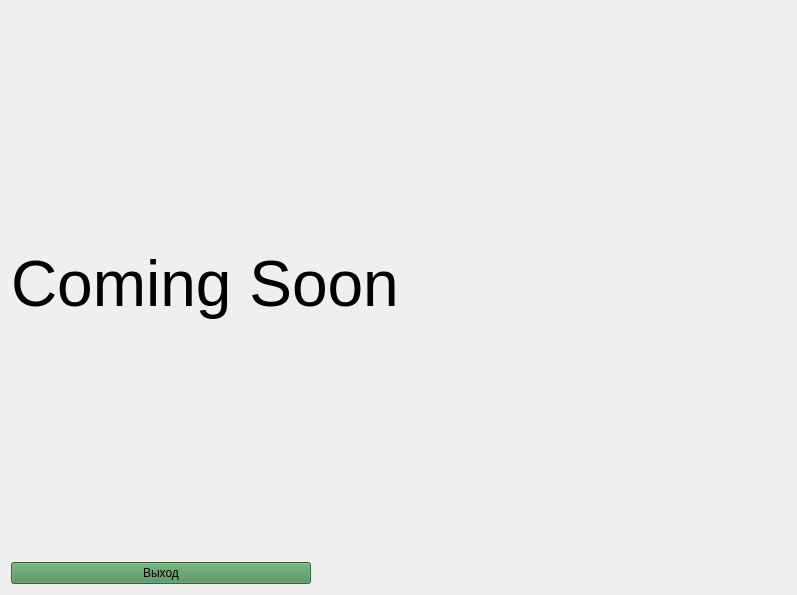
<?xml version="1.0" encoding="UTF-8"?>
<ui version="4.0">
 <class>Form</class>
 <widget class="QWidget" name="Form">
  <property name="geometry">
   <rect>
    <x>0</x>
    <y>0</y>
    <width>797</width>
    <height>595</height>
   </rect>
  </property>
  <property name="maximumSize">
   <size>
    <width>1200</width>
    <height>1200</height>
   </size>
  </property>
  <property name="windowTitle">
   <string>Form</string>
  </property>
  <layout class="QVBoxLayout" name="verticalLayout_2">
   <item>
    <layout class="QVBoxLayout" name="verticalLayout">
     <item>
      <spacer name="verticalSpacer_2">
       <property name="orientation">
        <enum>Qt::Vertical</enum>
       </property>
       <property name="sizeType">
        <enum>QSizePolicy::Fixed</enum>
       </property>
       <property name="sizeHint" stdset="0">
        <size>
         <width>20</width>
         <height>40</height>
        </size>
       </property>
      </spacer>
     </item>
     <item>
      <widget class="QLabel" name="label">
       <property name="font">
        <font>
         <pointsize>48</pointsize>
        </font>
       </property>
       <property name="styleSheet">
        <string notr="true"/>
       </property>
       <property name="text">
        <string>Coming Soon</string>
       </property>
      </widget>
     </item>
     <item>
      <spacer name="verticalSpacer">
       <property name="orientation">
        <enum>Qt::Vertical</enum>
       </property>
       <property name="sizeType">
        <enum>QSizePolicy::Fixed</enum>
       </property>
       <property name="sizeHint" stdset="0">
        <size>
         <width>20</width>
         <height>40</height>
        </size>
       </property>
      </spacer>
     </item>
     <item>
      <widget class="QPushButton" name="pushButton">
       <property name="maximumSize">
        <size>
         <width>300</width>
         <height>16777215</height>
        </size>
       </property>
       <property name="styleSheet">
        <string notr="true">background-color: rgb(73, 140, 81);</string>
       </property>
       <property name="text">
        <string>Выход</string>
       </property>
      </widget>
     </item>
    </layout>
   </item>
  </layout>
 </widget>
 <resources/>
 <connections/>
</ui>
